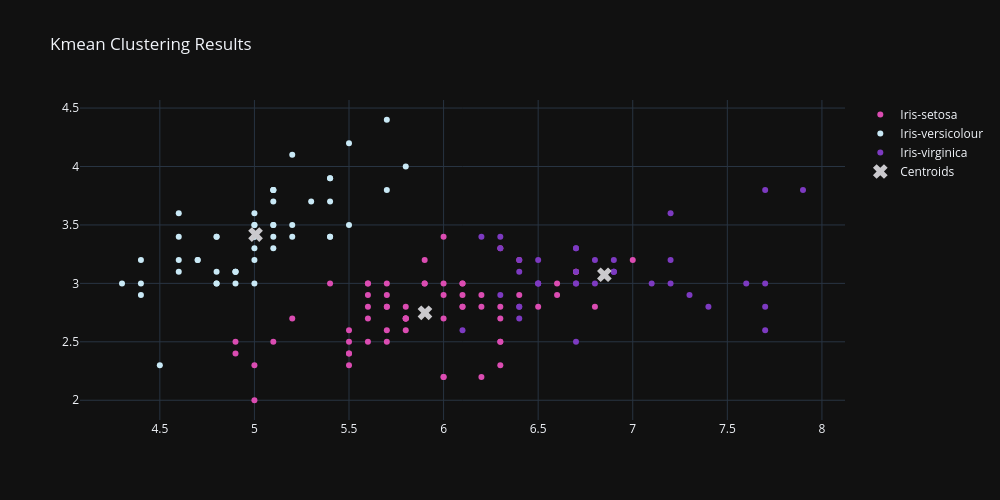

Notebook cell for this chart:
### Markdown cell above
### 5. Trình bày kết quả trực quan các cluster

### Code cell
fig = go.Figure()
fig.add_trace(go.Scatter(
x=X[clusters == 0, 0], y=X[clusters == 0, 1],
mode='markers',marker_color='#DB4CB2',name='Iris-setosa'
))
fig.add_trace(go.Scatter(
x=X[clusters == 1, 0], y=X[clusters == 1, 1],
mode='markers',marker_color='#c9e9f6',name='Iris-versicolour'
))
fig.add_trace(go.Scatter(
x=X[clusters == 2, 0], y=X[clusters == 2, 1],
mode='markers',marker_color='#7D3AC1',name='Iris-virginica'
))
fig.add_trace(go.Scatter(
x=kmeans.cluster_centers_[:, 0], y= kmeans.cluster_centers_[:,1],
mode='markers',marker_color='#CAC9CD',marker_symbol=4,
marker_size=13,name='Centroids'
))
fig.update_layout(template='plotly_dark',width=1000,
height=500,title='Kmean Clustering Results')

### Figure 1 — Plotly figure (JSON) as saved in the notebook; plotly's stock layout.template omitted (floating-point values rounded to 4 significant figures)
{"data": [{"marker": {"color": "#DB4CB2"}, "mode": "markers", "name": "Iris-setosa", "type": "scatter", "x": [7, 6.4, 5.5, 6.5, 5.7, 6.3, 4.9, 6.6, 5.2, 5, 5.9, 6, 6.1, 5.6, 6.7, 5.6, 5.8, 6.2, 5.6, 5.9, 6.1, 6.3, 6.1, 6.4, 6.6, 6.8, 6, 5.7, 5.5, 5.5, 5.8, 6, 5.4, 6, 6.7, 6.3, 5.6, 5.5, 5.5, 6.1, 5.8, 5, 5.6, 5.7, 5.7, 6.2, 5.1, 5.7, 5.8, 4.9, 5.7, 5.8, 6, 5.6, 6.3, 6.2, 6.1, 6.3, 6, 5.8, 6.3, 5.9], "y": [3.2, 3.2, 2.3, 2.8, 2.8, 3.3, 2.4, 2.9, 2.7, 2, 3, 2.2, 2.9, 2.9, 3.1, 3, 2.7, 2.2, 2.5, 3.2, 2.8, 2.5, 2.8, 2.9, 3, 2.8, 2.9, 2.6, 2.4, 2.4, 2.7, 2.7, 3, 3.4, 3.1, 2.3, 3, 2.5, 2.6, 3, 2.6, 2.3, 2.7, 3, 2.9, 2.9, 2.5, 2.8, 2.7, 2.5, 2.5, 2.8, 2.2, 2.8, 2.7, 2.8, 3, 2.8, 3, 2.7, 2.5, 3]}, {"marker": {"color": "#c9e9f6"}, "mode": "markers", "name": "Iris-versicolour", "type": "scatter", "x": [5.1, 4.9, 4.7, 4.6, 5, 5.4, 4.6, 5, 4.4, 4.9, 5.4, 4.8, 4.8, 4.3, 5.8, 5.7, 5.4, 5.1, 5.7, 5.1, 5.4, 5.1, 4.6, 5.1, 4.8, 5, 5, 5.2, 5.2, 4.7, 4.8, 5.4, 5.2, 5.5, 4.9, 5, 5.5, 4.9, 4.4, 5.1, 5, 4.5, 4.4, 5, 5.1, 4.8, 5.1, 4.6, 5.3, 5], "y": [3.5, 3, 3.2, 3.1, 3.6, 3.9, 3.4, 3.4, 2.9, 3.1, 3.7, 3.4, 3, 3, 4, 4.4, 3.9, 3.5, 3.8, 3.8, 3.4, 3.7, 3.6, 3.3, 3.4, 3, 3.4, 3.5, 3.4, 3.2, 3.1, 3.4, 4.1, 4.2, 3.1, 3.2, 3.5, 3.1, 3, 3.4, 3.5, 2.3, 3.2, 3.5, 3.8, 3, 3.8, 3.2, 3.7, 3.3]}, {"marker": {"color": "#7D3AC1"}, "mode": "markers", "name": "Iris-virginica", "type": "scatter", "x": [6.9, 6.7, 6.3, 7.1, 6.3, 6.5, 7.6, 7.3, 6.7, 7.2, 6.5, 6.4, 6.8, 6.4, 6.5, 7.7, 7.7, 6.9, 7.7, 6.7, 7.2, 6.4, 7.2, 7.4, 7.9, 6.4, 6.1, 7.7, 6.3, 6.4, 6.9, 6.7, 6.9, 6.8, 6.7, 6.7, 6.5, 6.2], "y": [3.1, 3, 3.3, 3, 2.9, 3, 3, 2.9, 2.5, 3.6, 3.2, 2.7, 3, 3.2, 3, 3.8, 2.6, 3.2, 2.8, 3.3, 3.2, 2.8, 3, 2.8, 3.8, 2.8, 2.6, 3, 3.4, 3.1, 3.1, 3.1, 3.1, 3.2, 3.3, 3, 3, 3.4]}, {"marker": {"color": "#CAC9CD", "size": 13, "symbol": 4}, "mode": "markers", "name": "Centroids", "type": "scatter", "x": [5.902, 5.006, 6.85], "y": [2.748, 3.418, 3.074]}], "layout": {"height": 500, "title": {"text": "Kmean Clustering Results"}, "width": 1000}}
